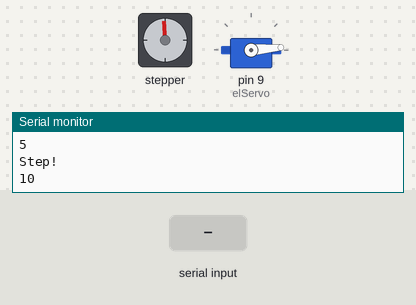
The sketch below on a simulated Arduino Uno, built with avr-gcc and run on an emulated ATmega328P. Parts: stepper motor, servo, the last lines printed to the serial monitor. Wiring (inferred from the names in the program): stepper motor driver (200 steps per turn assumed): step pin 12; direction pin 13. Inputs (shaded band) come from the test bench.

Above: at 1.2 s.
1.3 s: "-" received over Serial
At 4.2 s:
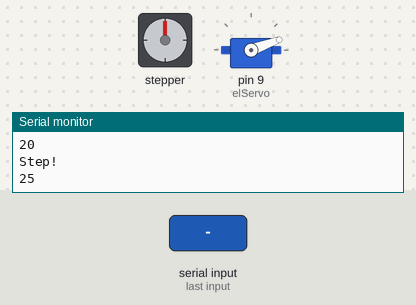
4.3 s: "-" received over Serial
At 7.7 s:
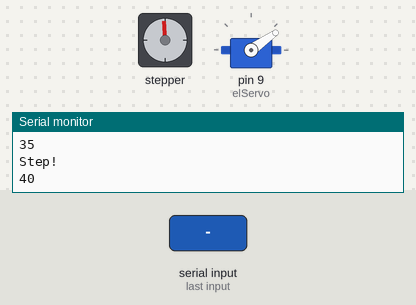
Timing chart, 0 to 26.5 s (numbered marks = the images above; inputs shaded):
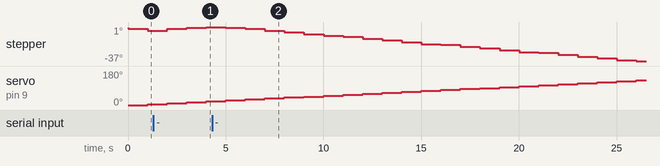

The sketch:

rotator_test.ino
```cpp
/**
 * Stepper Motor test script using an
 * A4988 Stepper Motor Controller breakout board.
 *
 * connect Pin12 to STEP
 * connect Pin13 to DIRECTION
 *
 * Author: Marion Anderson
 * Date: 2018-08-11
 */
 #include <Servo.h>

const int dir_pin = 13;
const int step_pin = 12;
bool clockwise = true;

int pos = 0;

Servo elServo;

void setup()
{
  pinMode(dir_pin, OUTPUT);
  pinMode(step_pin, OUTPUT);
  elServo.attach(9);
  Serial.begin(9600);
}

void loop()
{
  // Switch direction command
  if (Serial.available()) {
    int incoming = Serial.read();
    if (incoming == '-') {
      clockwise = !clockwise;
      Serial.print("Changing direction to ");
      if (clockwise) {
        Serial.println("clockwise!");
      } else {
        Serial.println("counter clockwise!");
      }
    }
  }

  // Direction control
  if (clockwise) {
    digitalWrite(dir_pin, LOW);
  } else {
    digitalWrite(dir_pin, HIGH);
  }
  delayMicroseconds(1);  // 200ns setup t

  // Step motor
  digitalWrite(step_pin, HIGH);
  delayMicroseconds(3);  // 1us setup time
  digitalWrite(step_pin, LOW);
  delayMicroseconds(3);
  Serial.println("Step!");
  // delay(10);  // wait between steps

  elServo.write(pos);
  pos += 5;
  if (pos > 180) {
    pos = 0;
  }

  Serial.println(pos);
  delay(1000);
}
```
